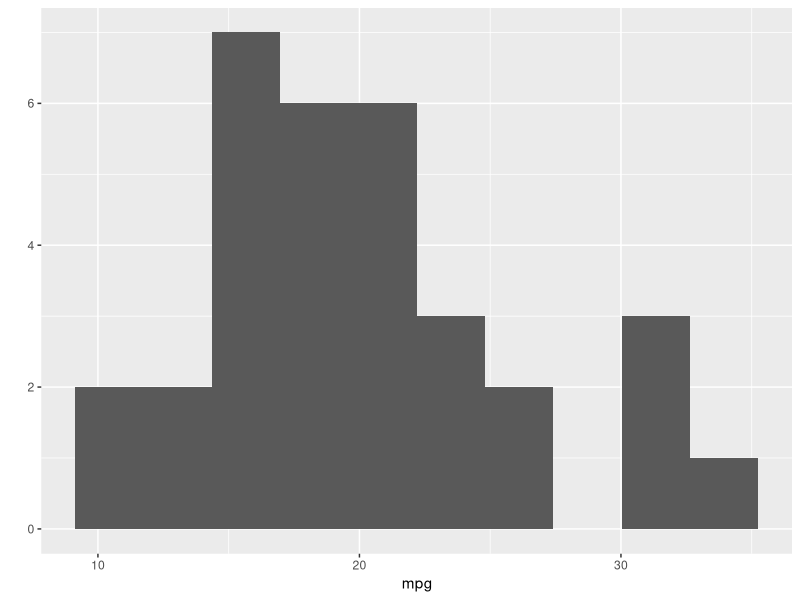
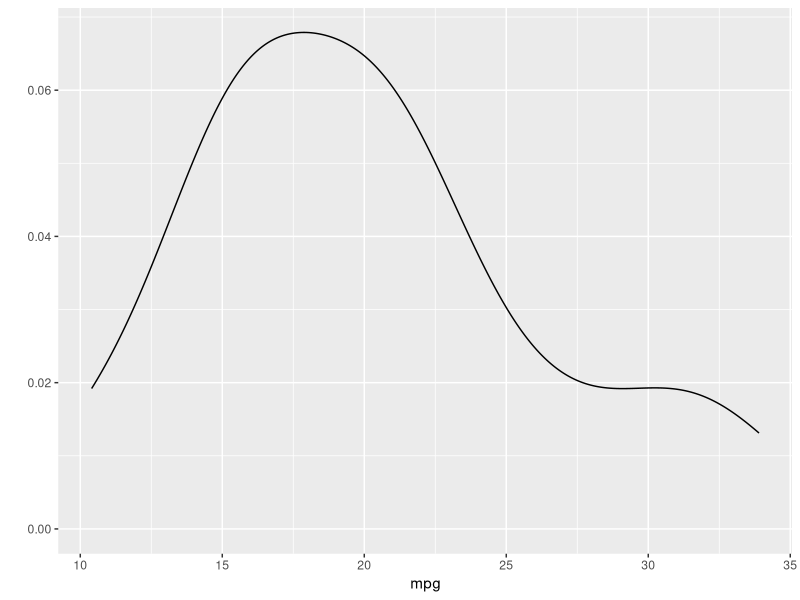
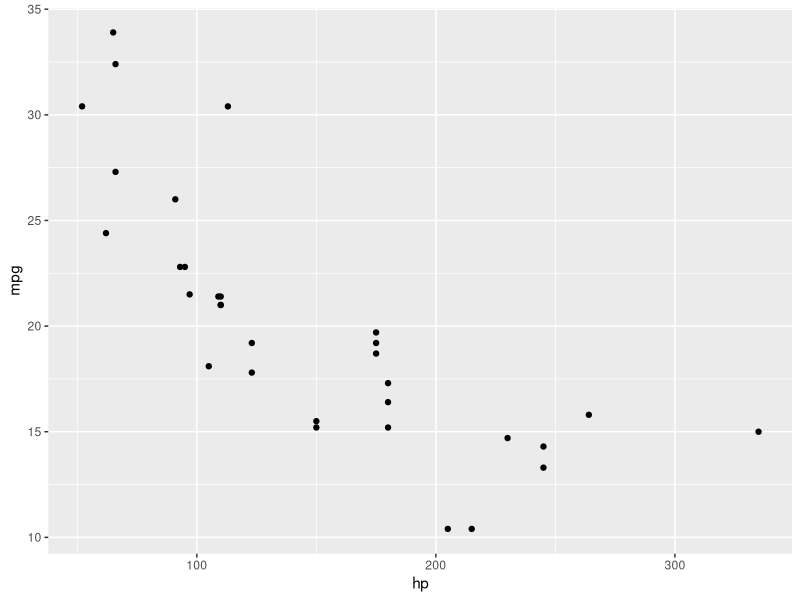

Generate these figures, in order, with R:
library(tidyverse)
## dplyr + ggplot

mtcars
df <- tibble(mtcars)

df <- mtcars %>%
  rownames_to_column(var="model") %>%
  tibble()

## random sample
set.seed(15)
df %>%
  sample_n((3))

df %>%
  sample_frac(0.2)

df %>%
  select(model, am) %>%
  mutate(am = ifelse(am==0, "Auto", "Manual")) %>%
  count(am) %>%
  mutate(pct = n / sum(n))

## distinct
model_names <- df %>%
  select(model, am) %>%
  mutate(am = ifelse(am==0, "Auto", "Manual")) %>%
  distinct(model) %>%
  pull()


## join tables

## SQL joins
## inner, left, right, full(outer)

## inner join
band_members %>%
  inner_join(band_instruments, by = "name")

## left join
band_members %>%
  left_join(band_instruments, by = "name")

## right join
band_members %>%
  right_join(band_instruments, by = "name")

## full join
band_members %>%
  full_join(band_instruments, by = "name") %>%
  drop_na()

## replace NA
band_members %>%
  full_join(band_instruments, by = "name") %>%
  mutate(plays = replace_na(plays, "drum"),
         band = replace_na(band, "Aerosmith"))

## union data (like SQL)
df1 <- data.frame(id=1:3,
                  name=c("toy","john","mary"))

df2 <- data.frame(id=3:5,
                  name=c("mary","anna", "david"))

df3 <- data.frame(id=6:8,
                  name=c("a","b","c"))

df4 <- data.frame(id=9:10,
                  name=c("d","e"))

bind_rows(df1, df2)

df1 %>%
  bind_rows(df2) %>%
  bind_rows(df3) %>%
  bind_rows(df4) %>%
  distinct()

list_df <- list(df1, df2, df3, df4)

list_df %>%
  bind_rows() %>%
  distinct()


library(tidyverse) ## ggplot2

qplot(mpg, data=mtcars, geom="histogram", bins=10)

qplot(mpg, data=mtcars, geom="density")

qplot(x=hp, y=mpg, data=mtcars, geom="point")
